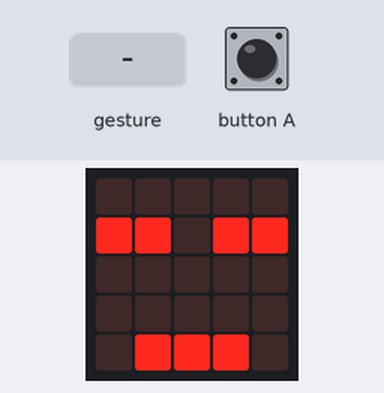
The program below on a simulated BBC micro:bit (MakeCode). Parts: the board's 5×5 LED display. Inputs (shaded band) come from the test bench. A tilt is held for 1.5 s and a shake lasts 1 s, then the board lies face up again.

Above: at 1.6 s.
1.7 s: button A pressed for 0.15 s
At 2.8 s:
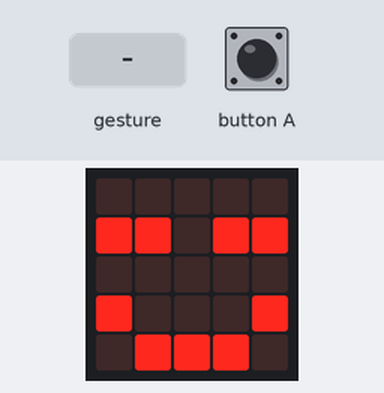
At 3.9 s:
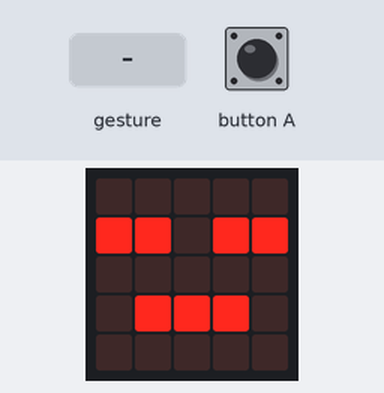
4.7 s: gesture 'shake'
At 5.8 s:
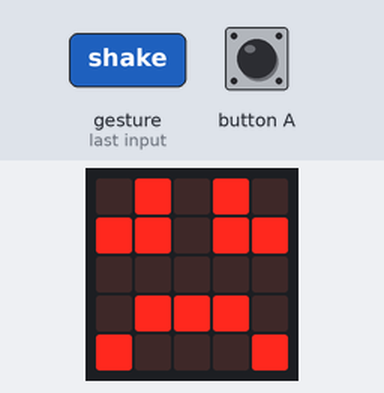
Timing chart, 0 to 7.7 s (numbered marks = the images above; inputs shaded):
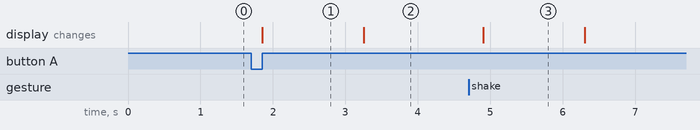

Measured:
- after the input at 1.7 s, the display: changes after 0.15 s (image 1)
- after the input at 4.7 s, the display: changes after 0.20 s (image 3)
- what the display in image 1 shows lasts 1.4 s, from 1.9 s to 3.3 s

The program:

main.ts
```typescript
input.onButtonPressed(Button.A, function () {
    basic.showLeds(`
        . . . . .
        # # . # #
        . . . . .
        # . . . #
        . # # # .
        `)
    basic.pause(1000)
    basic.showLeds(`
        . . . . .
        # # . # #
        . . . . .
        . # # # .
        . . . . .
        `)
})
input.onGesture(Gesture.Shake, function () {
    basic.showLeds(`
        . # . # .
        # # . # #
        . . . . .
        . # # # .
        # . . . #
        `)
    basic.pause(1000)
    basic.showLeds(`
        . . . . .
        # # . # #
        . . . . .
        . # # # .
        . . . . .
        `)
})
basic.showLeds(`
    . . . . .
    # # . # #
    . . . . .
    . . . . .
    . # # # .
    `)
```

test.ts
```typescript
// tests gaan hier; deze zal niet worden gecompileerd wanneer dit pakket wordt gebruikt als extensie.
```
